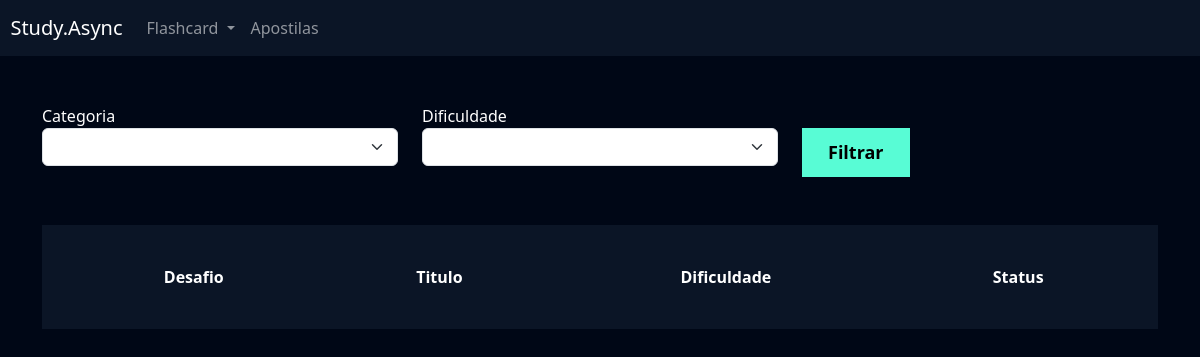
The app's page /flashcard/listar_desafio/ (signed in), older data.
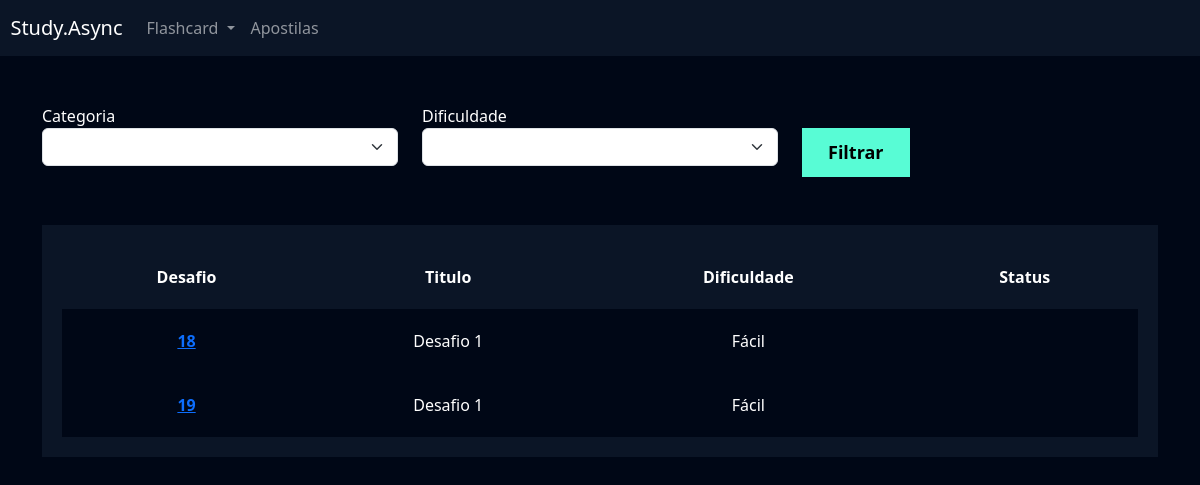
The same page, newer data.
### flashcard/models.py (models this page shows, shortened)
class Desafio(models.Model):
    user = models.ForeignKey(User, on_delete=models.DO_NOTHING)
    titulo = models.CharField(max_length=100)
    categoria = models.ManyToManyField(Categoria)
    quantidade_perguntas = models.IntegerField()
    dificuldade = models.CharField(max_length=1, choices=Flashcard.DIFICULDADE_CHOICES)
    flashcards = models.ManyToManyField(FlashcardDesafio)

### flashcard/views.py (the view)
# urls.py: path('listar_desafio/', views.listar_desafio, name='listar_desafio'),
def listar_desafio(request):
    desafios = Desafio.objects.filter(user = request.user)
    return render(request, 'listar_desafio.html', {'desafios': desafios})

### flashcard/templates/listar_desafio.html (shortened to what this page needs)
{% extends "base.html" %}
{% load static %}
{% block 'cabecalho' %}
 <link href="{% static 'usuarios/css/cadastro.css' %}" rel="stylesheet">
 <link href="{% static 'flashcard/css/novo_flashcard.css' %}" rel="stylesheet">
 <link href="{% static 'flashcard/css/iniciar_desafio.css' %}" rel="stylesheet">
 <link href="{% static 'flashcard/css/desafio.css' %}" rel="stylesheet">
 <link href='https://unpkg.com/boxicons@2.1.4/css/boxicons.min.css' rel='stylesheet'>
{% endblock 'cabecalho' %}
{% block 'conteudo' %}
{% include "partials/header.html" %}
 <div class="container">
 <br>
 <br>
 <div class="row">
 <div class="col-md">
 <form action="" method="GET">
 <label for="">Categoria</label>
 <select name="categoria" class="form-select">
 </select>
 </div>
 <div class="col-md">
 <label for="">Dificuldade</label>
 <select name="dificuldade" class="form-select">
 </select>
 </div>
 <div class="col-md">
 <br>
 <input type="submit" value="Filtrar" class="btn-cadastro">
 </div>
 </div>
 <br>
 <br>
 <div class="box-listar">
 <table>
 <thead>
 <tr>
 <th scope="col">Desafio</th>
 <th scope="col">Titulo</th>
 <th scope="col">Dificuldade</th>
 <th scope="col">Status</th>
 </tr>
 </thead>
 <tbody>
 {% for desafio in desafios %}
 <tr class="linha">
 <th><a href="{% url 'desafio' desafio.id %}">{{desafio.id}}</a></th>
 <td>{{desafio.titulo}}</td>
 <td>{{desafio.get_dificuldade_display}}</td>
 <td>{{desafio.status}}</td>
 </tr>
 {% endfor %}
 </tbody>
 </table>
 </div>
 </div>
{% endblock 'conteudo' %}

Row changes from the older to the newer data that the page shows:
added Desafio: id "18", titulo "Desafio 1", dificuldade "Fácil"
added Desafio: id "19", titulo "Desafio 1", dificuldade "Fácil"
